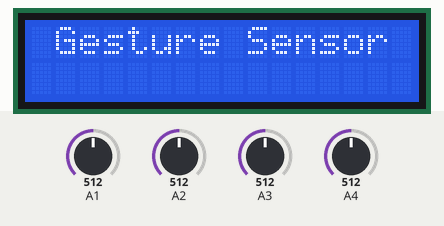
Recording of a sketch running on a simulated Arduino Uno, built with avr-gcc and run on an emulated ATmega328P. Parts: 16×2 character LCD. Inputs (shaded band) come from the test bench; at power-on: A1 = 512, A2 = 512, A3 = 512, A4 = 512.

Above: at 1.2 s.
1.3 s: A1 set to 886
2.8 s: A1 set to 915
At 3.6 s:
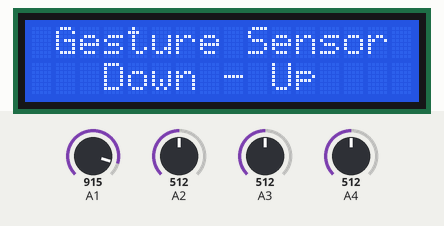
Timing chart, 0 to 5.8 s (numbered marks = the images above; inputs shaded):
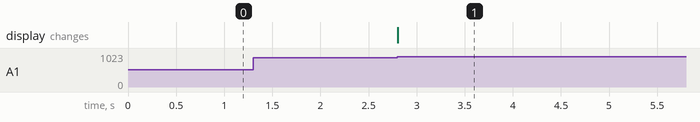

Measured:
- the behaviour switches between 899 and 900 on A1 (found by bisection; images 0 and 1)
- after the input at 1.3 s, every drawn part: stays the same
- after the input at 2.8 s, the display: changes at once (image 1)

The sketch:

Air_Gesture_Sensor.ino
```cpp
#include <LiquidCrystal.h>


#define U_sensor    1
#define D_sensor    2
#define R_sensor    3
#define L_sensor    4

#define threshold   900


LiquidCrystal lcd(8, 9, 4, 5, 6, 7);


unsigned char s = 0;
unsigned char pattern = 0;


void setup()
{
    lcd.begin(16, 2);
    lcd.clear();
    lcd.setCursor(1, 0);
    lcd.print("Gesture Sensor");
}

void loop()
{
    pattern = 0;
    for(s = U_sensor; s <= L_sensor; s += 1)
    {
        pattern <<= 1;
        if(analogRead(s) < threshold)
        {
           pattern |= 1;
        }
    }

    if(pattern == 0x0B)
    {
        lcd.setCursor(2, 1);
        lcd.print(" Up - Down   ");
    }
    if(pattern == 0x07)
    {
        lcd.setCursor(2, 1);
        lcd.print(" Down - Up   ");
    }
    if(pattern == 0x0E)
    {
        lcd.setCursor(2, 1);
        lcd.print("Right - Left");
    }
    if(pattern == 0x0D)
    {
        lcd.setCursor(2, 1);
        lcd.print("Left - Right");
    }
}
```
